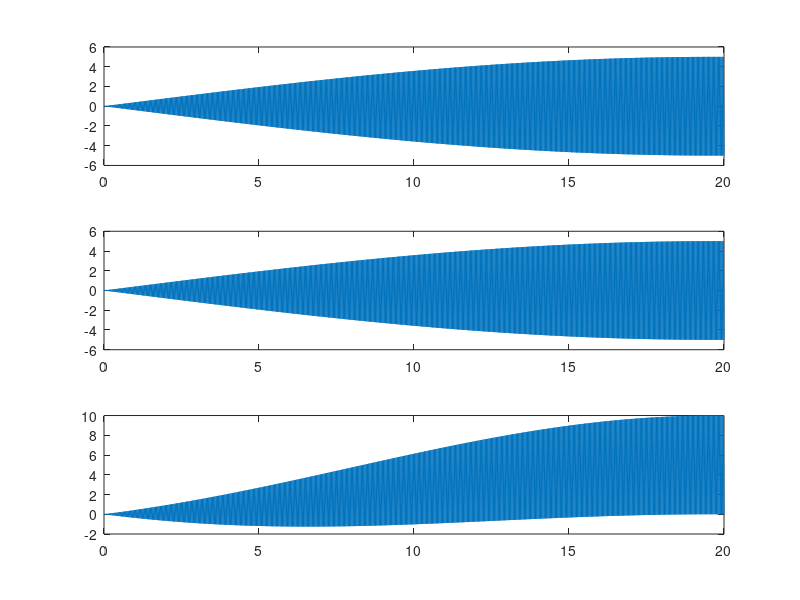

This figure's MATLAB source:
clc;
close all;
clear all;
vi=input('Enter Amplitude of the Messasge Signal ');
vc=input('Enter Amplitude of the carrier signal ');
fi=input('Enter Frequency of the Message Signal ');
fc=input('Enter frequency of the carrier signal ');
n=input('Enter the no of cycles');
wi=(2*3.14*fi);
wc=(2*3.14*fc);
subplot(3,1,1);
t=0:0.1:100;
n1=t/n;
s=(vi*sin(wi*t));
plot(n1,s);
subplot(3,1,2);
s1=(vc*sin(wc*t));
plot(n1,s1);
subplot(3,1,3);
m=vi/vc;
k=((m*vc)/2);
k1=cos((wi+wc)*t);
k2=cos((wi-wc)*t);
vam=(s1+k*(k2-k1));
plot(n1,vam);